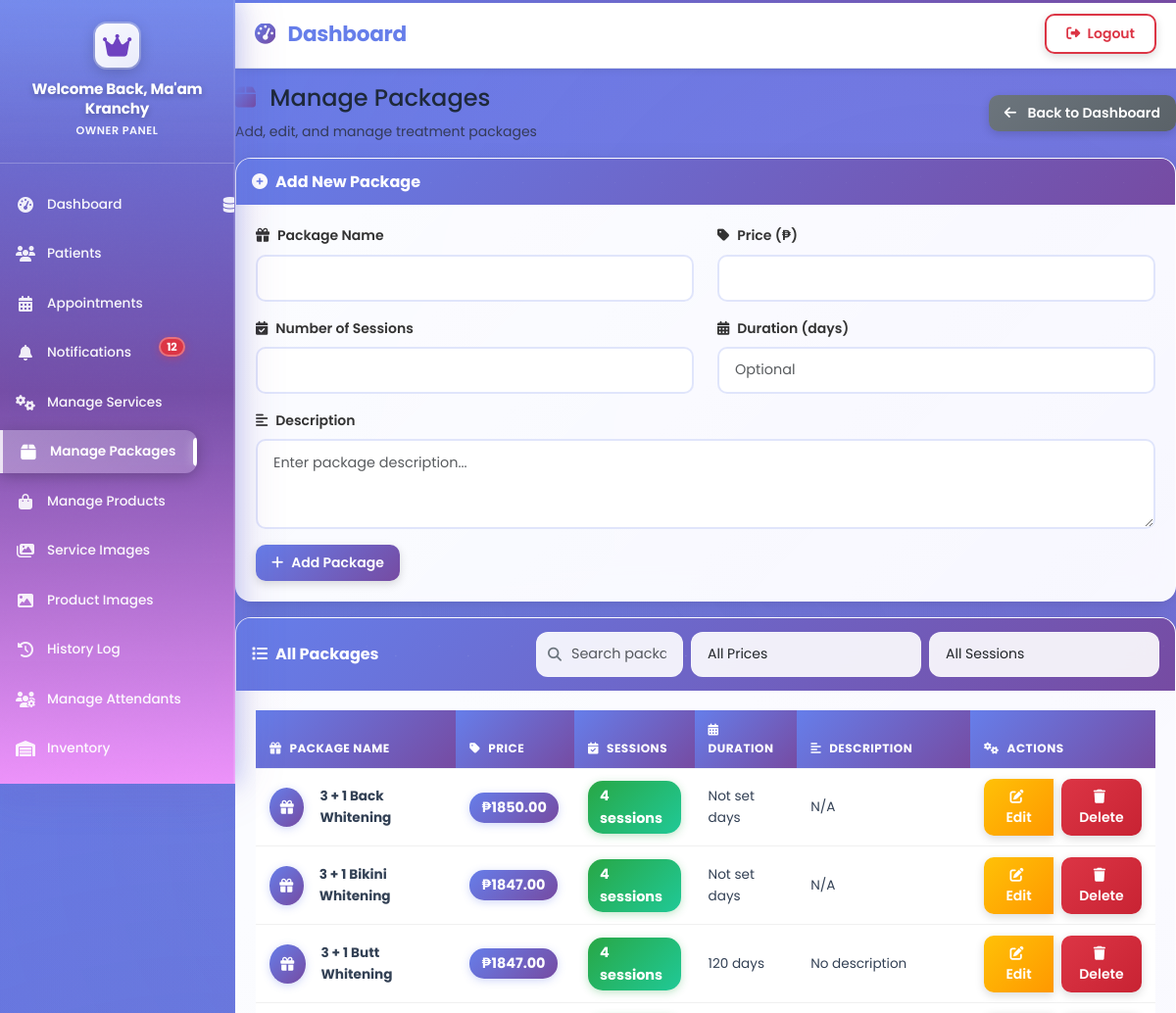
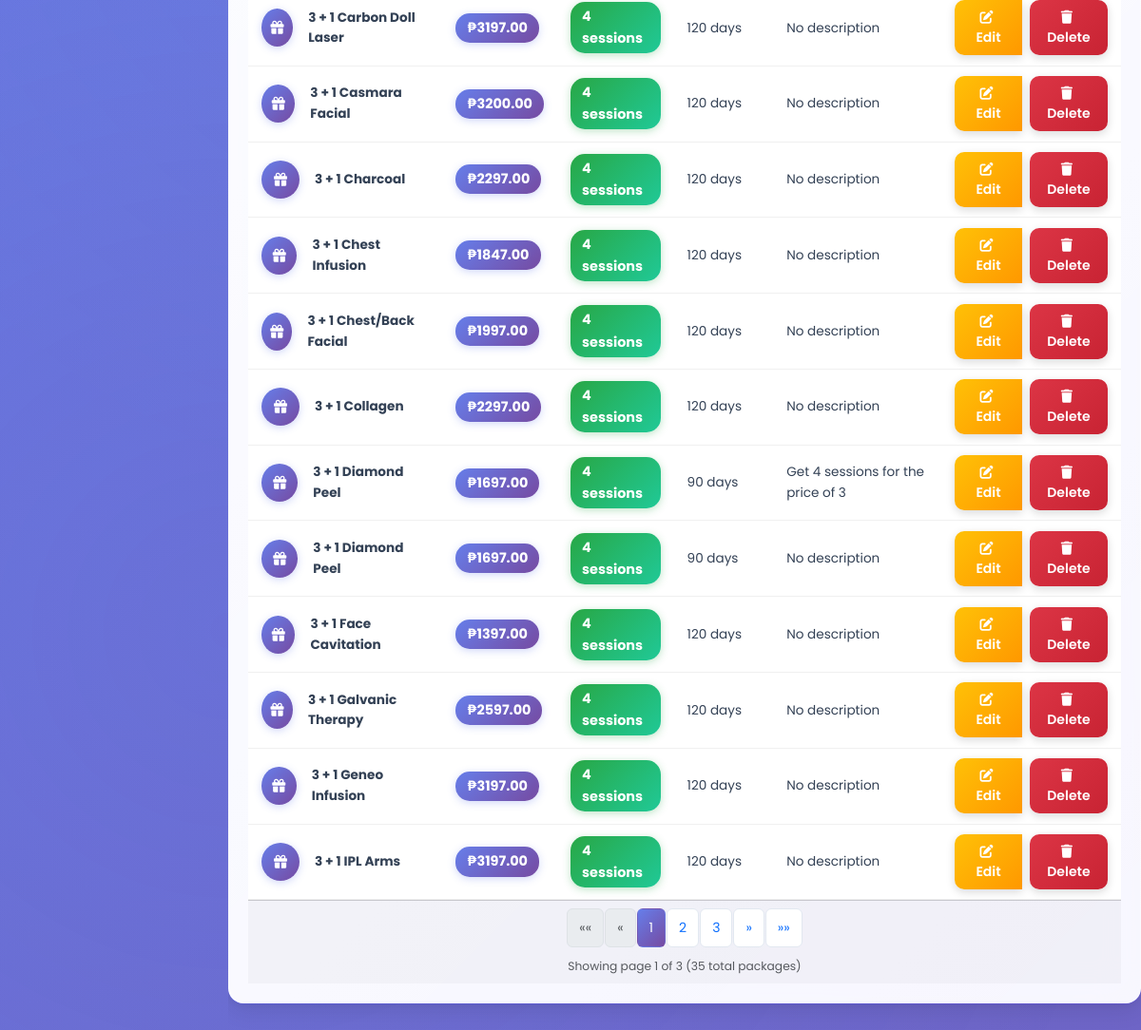
Screenshot of /owner/manage/packages/ (signed in) with the database file from the repository (2 pictures, top to bottom).
### packages/models.py (models this page shows, shortened)
class Package(models.Model):
    package_name = models.CharField(max_length=255)
    description = models.TextField(blank=True, null=True)
    price = models.DecimalField(max_digits=10, decimal_places=2)
    sessions = models.IntegerField()
    duration_days = models.IntegerField(help_text="Duration in days")
    grace_period_days = models.IntegerField(help_text="Grace period in days")
    archived = models.BooleanField(default=False)
    created_at = models.DateTimeField(auto_now_add=True)
    updated_at = models.DateTimeField(auto_now=True)
    class Meta:
        db_table = 'packages'
        ordering = ['package_name']

### owner/views.py (the view, shortened to what this page needs)
# urls.py: path('manage/packages/', views.owner_manage_packages, name='manage_packages'),
@login_required(login_url='/accounts/login/owner/')
@user_passes_test(is_owner, login_url='/accounts/login/owner/')
def owner_manage_packages(request):
    packages = Package.objects.filter(archived=False).order_by('package_name')
    paginator = Paginator(packages, 15)  # 15 items per page
    page_number = request.GET.get('page')
    page_obj = paginator.get_page(page_number)
    context = {
        'packages': page_obj,
        'page_obj': page_obj,
    }
    return render(request, 'owner/manage_packages.html', context)

### templates/owner/manage_packages.html (shortened to what this page needs)
{% extends 'owner/base.html' %}
{% load static %}
{% block content %}
<div class="d-flex justify-content-between align-items-center mb-4">
    <div>
        <h3 class="mb-2">
            <i class="fas fa-box me-2" style="background: var(--gradient-primary); -webkit-background-clip: text; -webkit-text-fill-color: transparent; background-clip: text;"></i>
            Manage Packages
        </h3>
        <p class="text-muted mb-0">Add, edit, and manage treatment packages</p>
    </div>
    <a href="{% url 'owner:dashboard' %}" class="btn btn-secondary">
        <i class="fas fa-arrow-left me-2"></i> Back to Dashboard
    </a>
</div>
<div class="card mb-4">
    <div class="card-header">
        <h5 class="mb-0">
            <i class="fas fa-plus-circle me-2"></i>Add New Package
        </h5>
    </div>
    <div class="card-body">
        <form method="post">
            <div class="row">
                <div class="col-md-6">
                    <div class="mb-3">
                        <label for="package_name" class="form-label">
                            <i class="fas fa-gift me-2"></i>Package Name
                        </label>
                        <input type="text" class="form-control" id="package_name" name="package_name" required>
                    </div>
                </div>
                <div class="col-md-6">
                    <div class="mb-3">
                        <label for="price" class="form-label">
                            <i class="fas fa-tag me-2"></i>Price (₱)
                        </label>
                        <input type="number" class="form-control" id="price" name="price" step="0.01" required>
                    </div>
                </div>
            </div>
            <div class="row">
                <div class="col-md-6">
                    <div class="mb-3">
                        <label for="sessions" class="form-label">
                            <i class="fas fa-calendar-check me-2"></i>Number of Sessions
                        </label>
                        <input type="number" class="form-control" id="sessions" name="sessions" required>
                    </div>
                </div>
                <div class="col-md-6">
                    <div class="mb-3">
                        <label for="duration_days" class="form-label">
                            <i class="fas fa-calendar-alt me-2"></i>Duration (days)
                        </label>
                        <input type="number" class="form-control" id="duration_days" name="duration_days" placeholder="Optional">
                    </div>
                </div>
            </div>
            <div class="mb-3">
                <label for="description" class="form-label">
                    <i class="fas fa-align-left me-2"></i>Description
                </label>
                <textarea class="form-control" id="description" name="description" rows="3" placeholder="Enter package description..."></textarea>
            </div>
            <button type="submit" class="btn btn-primary">
                <i class="fas fa-plus me-2"></i>Add Package
            </button>
        </form>
    </div>
</div>
<div class="card">
    <div class="card-header">
        <div class="d-flex justify-content-between align-items-center">
            <h5 class="mb-0">
                <i class="fas fa-list me-2"></i>All Packages
            </h5>
            <div class="d-flex gap-2">
                <div class="search-box">
                    <i class="fas fa-search"></i>
                    <input type="text" id="packageSearch" placeholder="Search packages..." class="form-control">
                </div>
                <select id="priceFilter" class="form-control">
                    <option value="">All Prices</option>
                </select>
                <select id="sessionsFilter" class="form-control">
                    <option value="">All Sessions</option>
                </select>
            </div>
        </div>
    </div>
    <div class="card-body">
        {% if packages %}
            <div class="table-responsive">
                <table class="table" id="packagesTable">
                    <thead>
                        <tr>
                            <th><i class="fas fa-gift me-2"></i>Package Name</th>
                            <th><i class="fas fa-tag me-2"></i>Price</th>
                            <th><i class="fas fa-calendar-check me-2"></i>Sessions</th>
                            <th><i class="fas fa-calendar-alt me-2"></i>Duration</th>
                            <th><i class="fas fa-align-left me-2"></i>Description</th>
                            <th><i class="fas fa-cogs me-2"></i>Actions</th>
                        </tr>
                    </thead>
                    <tbody>
                        {% for package in packages %}
                        <tr class="package-row" data-name="{{ package.package_name|lower }}" data-price="{{ package.price }}" data-sessions="{{ package.sessions }}">
                            <td>
                                <div class="d-flex align-items-center">
                                    <div class="package-icon me-3">
                                        <i class="fas fa-gift"></i>
                                    </div>
                                    <strong>{{ package.package_name }}</strong>
                                </div>
                            </td>
                            <td>
                                <span class="price-badge">₱{{ package.price|floatformat:2 }}</span>
                            </td>
                            <td>
                                <span class="sessions-badge">{{ package.sessions }} sessions</span>
                            </td>
                            <td>{{ package.duration_days|default:"Not set" }} days</td>
                            <td>{{ package.description|truncatechars:50|default:"No description" }}</td>
                            <td>
                                <div class="btn-group" role="group">
                                    <button class="btn btn-sm btn-warning" onclick="showEditForm({{ package.id }})">
                                        <i class="fas fa-edit me-1"></i>Edit
                                    </button>
                                    <form method="post" style="display: inline;" onsubmit="return confirm('Are you sure you want to delete this package?')">
                                        <button type="submit" class="btn btn-sm btn-danger">
                                            <i class="fas fa-trash me-1"></i>Delete
                                        </button>
                                    </form>
                                </div>
                            </td>
                        </tr>
                        {% endfor %}
                    </tbody>
                </table>
            </div>
            {% if page_obj.has_other_pages %}
            <div class="card-footer">
                <nav aria-label="Page navigation">
                    <ul class="pagination justify-content-center mb-0">
                        {% if page_obj.has_previous %}
                            <li class="page-item">
                                <a class="page-link" href="?page=1" aria-label="First">
                                    <span aria-hidden="true">&laquo;&laquo;</span>
                                </a>
                            </li>
                            <li class="page-item">
                                <a class="page-link" href="?page={{ page_obj.previous_page_number }}" aria-label="Previous">
                                    <span aria-hidden="true">&laquo;</span>
                                </a>
                            </li>
                        {% else %}
                            <li class="page-item disabled">
                                <span class="page-link">&laquo;&laquo;</span>
                            </li>
                            <li class="page-item disabled">
                                <span class="page-link">&laquo;</span>
                            </li>
                        {% endif %}
                        {% for num in page_obj.paginator.page_range %}
                            {% if page_obj.number == num %}
                                <li class="page-item active">
                                    <span class="page-link">{{ num }}</span>
                                </li>
                            {% elif num > page_obj.number|add:'-3' and num < page_obj.number|add:'3' %}
                                <li class="page-item">
                                    <a class="page-link" href="?page={{ num }}">{{ num }}</a>
                                </li>
                            {% endif %}
                        {% endfor %}
                        {% if page_obj.has_next %}
                            <li class="page-item">
                                <a class="page-link" href="?page={{ page_obj.next_page_number }}" aria-label="Next">
                                    <span aria-hidden="true">&raquo;</span>
                                </a>
                            </li>
                            <li class="page-item">
                                <a class="page-link" href="?page={{ page_obj.paginator.num_pages }}" aria-label="Last">
                                    <span aria-hidden="true">&raquo;&raquo;</span>
                                </a>
                            </li>
                        {% endif %}
                    </ul>
                </nav>
                <div class="text-center mt-2 text-muted">
                    <small>Showing page {{ page_obj.number }} of {{ page_obj.paginator.num_pages }} ({{ page_obj.paginator.count }} total packages)</small>
                </div>
            </div>
            {% endif %}
        {% else %}
            <div class="text-center py-5">
                <i class="fas fa-box fa-3x text-muted mb-3"></i>
                <h5 class="text-muted">No packages found</h5>
                <p class="text-muted">Add your first package using the form above.</p>
            </div>
        {% endif %}
    </div>
</div>
{% endblock %}

### rows the page displays
Package: package_name "3 + 1 Back Whitening", price "1850.00", sessions "4", duration_days "Not set", description "N/A"
Package: package_name "3 + 1 Bikini Whitening", price "1847.00", sessions "4", duration_days "Not set", description "N/A"
Package: package_name "3 + 1 Butt Whitening", price "1847.00", sessions "4", duration_days "120", description "No description"
Package: package_name "3 + 1 Carbon Doll Laser", price "3197.00", sessions "4", duration_days "120", description "No description"
Package: package_name "3 + 1 Casmara Facial", price "3200.00", sessions "4", duration_days "120", description "No description"
Package: package_name "3 + 1 Charcoal", price "2297.00", sessions "4", duration_days "120", description "No description"
Package: package_name "3 + 1 Chest Infusion", price "1847.00", sessions "4", duration_days "120", description "No description"
Package: package_name "3 + 1 Chest/Back Facial", price "1997.00", sessions "4", duration_days "120", description "No description"
Package: package_name "3 + 1 Collagen", price "2297.00", sessions "4", duration_days "120", description "No description"
Package: package_name "3 + 1 Diamond Peel", price "1697.00", sessions "4", duration_days "90", description "Get 4 sessions for the price of 3"
Package: package_name "3 + 1 Diamond Peel", price "1697.00", sessions "4", duration_days "90", description "No description"
Package: package_name "3 + 1 Face Cavitation", price "1397.00", sessions "4", duration_days "120", description "No description"
Package: package_name "3 + 1 Galvanic Therapy", price "2597.00", sessions "4", duration_days "120", description "No description"
Package: package_name "3 + 1 Geneo Infusion", price "3197.00", sessions "4", duration_days "120", description "No description"
Package: package_name "3 + 1 IPL Arms", price "3197.00", sessions "4", duration_days "120", description "No description"

### other values shown
{{ notification_count }} "12"
{{ num }} "1"
{{ num }} "2" "3"
{{ page_obj.number }} "1"
{{ page_obj.paginator.num_pages }} "3"
{{ page_obj.paginator.count }} "35"
